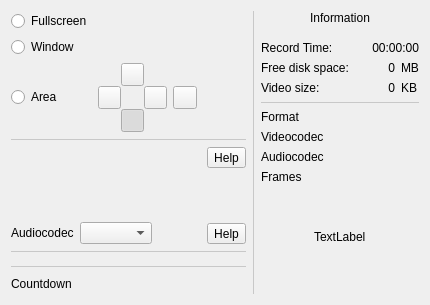
            <widget class="QWidget" name="tabScreen">
             <attribute name="icon">
              <iconset resource="../screencast.qrc">
               <normaloff>:/pictures/screencast/monitor.png</normaloff>:/pictures/screencast/monitor.png</iconset>
             </attribute>
             <attribute name="title">
              <string notr="true"/>
             </attribute>
             <layout class="QHBoxLayout" name="horizontalLayout_15">
              <item>
               <layout class="QVBoxLayout" name="verticalLayout_7">
                <item>
                 <layout class="QGridLayout" name="gridLayout_2">
                  <item row="1" column="0">
                   <widget class="QRadioButton" name="radioButtonScreencastWindow">
                    <property name="text">
                     <string>Window</string>
                    </property>
                    <attribute name="buttonGroup">
                     <string notr="true">buttonGroup</string>
                    </attribute>
                   </widget>
                  </item>
                  <item row="0" column="0">
                   <widget class="QRadioButton" name="radioButtonScreencastFullscreen">
                    <property name="text">
                     <string>Fullscreen</string>
                    </property>
                    <property name="checked">
                     <bool>false</bool>
                    </property>
                    <attribute name="buttonGroup">
                     <string notr="true">buttonGroup</string>
                    </attribute>
                   </widget>
                  </item>
                  <item row="2" column="3">
                   <spacer name="horizontalSpacer_2">
                    <property name="orientation">
                     <enum>Qt::Horizontal</enum>
                    </property>
                    <property name="sizeHint" stdset="0">
                     <size>
                      <width>40</width>
                      <height>20</height>
                     </size>
                    </property>
                   </spacer>
                  </item>
                  <item row="2" column="0">
                   <widget class="QRadioButton" name="radioButtonScreencastArea">
                    <property name="text">
                     <string>Area</string>
                    </property>
                    <attribute name="buttonGroup">
                     <string notr="true">buttonGroup</string>
                    </attribute>
                   </widget>
                  </item>
                  <item row="2" column="2">
                   <widget class="QToolButton" name="toolButtonScreencastAreaReset">
                    <property name="text">
                     <string notr="true"/>
                    </property>
                    <property name="icon">
                     <iconset resource="../screencast.qrc">
                      <normaloff>:/pictures/screencast/undo.png</normaloff>:/pictures/screencast/undo.png</iconset>
                    </property>
                   </widget>
                  </item>
                  <item row="2" column="1">
                   <widget class="QFrame" name="frame_area">
                    <property name="frameShape">
                     <enum>QFrame::NoFrame</enum>
                    </property>
                    <property name="frameShadow">
                     <enum>QFrame::Raised</enum>
                    </property>
                    <layout class="QHBoxLayout" name="horizontalLayout_7">
                     <property name="spacing">
                      <number>0</number>
                     </property>
                     <property name="leftMargin">
                      <number>0</number>
                     </property>
                     <property name="topMargin">
                      <number>0</number>
                     </property>
                     <property name="rightMargin">
                      <number>0</number>
                     </property>
                     <property name="bottomMargin">
                      <number>0</number>
                     </property>
                     <item>
                      <layout class="QGridLayout" name="gridLayout_area_taskbar">
                       <property name="spacing">
                        <number>0</number>
                       </property>
                       <item row="1" column="0">
                        <widget class="QToolButton" name="toolButton_area_left">
                         <property name="maximumSize">
                          <size>
                           <width>23</width>
                           <height>23</height>
                          </size>
                         </property>
                         <property name="toolTip">
                          <string notr="true">Taskbar is left</string>
                         </property>
                         <property name="text">
                          <string notr="true"/>
                         </property>
                         <property name="iconSize">
                          <size>
                           <width>23</width>
                           <height>23</height>
                          </size>
                         </property>
                         <property name="checkable">
                          <bool>true</bool>
                         </property>
                         <property name="autoExclusive">
                          <bool>true</bool>
                         </property>
                        </widget>
                       </item>
                       <item row="0" column="1">
                        <widget class="QToolButton" name="toolButton_area_top">
                         <property name="maximumSize">
                          <size>
                           <width>23</width>
                           <height>23</height>
                          </size>
                         </property>
                         <property name="toolTip">
                          <string notr="true">Taskbar is top</string>
                         </property>
                         <property name="text">
                          <string notr="true"/>
                         </property>
                         <property name="iconSize">
                          <size>
                           <width>23</width>
                           <height>23</height>
                          </size>
                         </property>
                         <property name="checkable">
                          <bool>true</bool>
                         </property>
                         <property name="autoExclusive">
                          <bool>true</bool>
                         </property>
                        </widget>
                       </item>
                       <item row="1" column="2">
                        <widget class="QToolButton" name="toolButton_area_right">
                         <property name="maximumSize">
                          <size>
                           <width>23</width>
                           <height>23</height>
                          </size>
                         </property>
                         <property name="toolTip">
                          <string notr="true">Taskbar is right</string>
                         </property>
                         <property name="text">
                          <string notr="true"/>
                         </property>
                         <property name="iconSize">
                          <size>
                           <width>23</width>
                           <height>23</height>
                          </size>
                         </property>
                         <property name="checkable">
                          <bool>true</bool>
                         </property>
                         <property name="autoExclusive">
                          <bool>true</bool>
                         </property>
                        </widget>
                       </item>
                       <item row="2" column="1">
                        <widget class="QToolButton" name="toolButton_area_bottom">
                         <property name="maximumSize">
                          <size>
                           <width>23</width>
                           <height>23</height>
                          </size>
                         </property>
                         <property name="toolTip">
                          <string notr="true">Taskbar is bottom</string>
                         </property>
                         <property name="text">
                          <string notr="true"/>
                         </property>
                         <property name="icon">
                          <iconset resource="../screencast.qrc">
                           <normaloff>:/pictures/screencast/accept.png</normaloff>:/pictures/screencast/accept.png</iconset>
                         </property>
                         <property name="iconSize">
                          <size>
                           <width>23</width>
                           <height>23</height>
                          </size>
                         </property>
                         <property name="checkable">
                          <bool>true</bool>
                         </property>
                         <property name="checked">
                          <bool>true</bool>
                         </property>
                         <property name="autoExclusive">
                          <bool>true</bool>
                         </property>
                        </widget>
                       </item>
                      </layout>
                     </item>
                    </layout>
                   </widget>
                  </item>
                  <item row="1" column="3">
                   <widget class="QWidget" name="widget_2" native="true"/>
                  </item>
                 </layout>
                </item>
                <item>
                 <widget class="Line" name="line_2">
                  <property name="styleSheet">
                   <string notr="true">color: rgb(200, 200, 200);</string>
                  </property>
                  <property name="frameShadow">
                   <enum>QFrame::Plain</enum>
                  </property>
                  <property name="orientation">
                   <enum>Qt::Horizontal</enum>
                  </property>
                 </widget>
                </item>
                <item>
                 <layout class="QGridLayout" name="gridLayout_6">
                  <item row="1" column="1">
                   <widget class="QToolButton" name="help_screencast_audiocodec">
                    <property name="toolTip">
                     <string>Help</string>
                    </property>
                    <property name="text">
                     <string notr="true">Help</string>
                    </property>
                   </widget>
                  </item>
                  <item row="0" column="1">
                   <layout class="QVBoxLayout" name="verticalLayout_20">
                    <item alignment="Qt::AlignTop">
                     <widget class="QToolButton" name="help_screencast_audio">
                      <property name="toolTip">
                       <string>Help</string>
                      </property>
                      <property name="text">
                       <string notr="true">Help</string>
                      </property>
                     </widget>
                    </item>
                    <item>
                     <spacer name="verticalSpacer_3">
                      <property name="orientation">
                       <enum>Qt::Vertical</enum>
                      </property>
                      <property name="sizeHint" stdset="0">
                       <size>
                        <width>20</width>
                        <height>40</height>
                       </size>
                      </property>
                     </spacer>
                    </item>
                   </layout>
                  </item>
                  <item row="0" column="0" rowspan="2">
                   <widget class="QFrame" name="frame_audio">
                    <property name="frameShape">
                     <enum>QFrame::NoFrame</enum>
                    </property>
                    <property name="frameShadow">
                     <enum>QFrame::Raised</enum>
                    </property>
                    <layout class="QVBoxLayout" name="verticalLayout_14">
                     <property name="leftMargin">
                      <number>0</number>
                     </property>
                     <property name="topMargin">
                      <number>0</number>
                     </property>
                     <property name="bottomMargin">
                      <number>0</number>
                     </property>
                     <item>
                      <widget class="QScrollArea" name="scrollAreaAudioDevice">
                       <property name="sizePolicy">
                        <sizepolicy hsizetype="Expanding" vsizetype="Minimum">
                         <horstretch>0</horstretch>
                         <verstretch>0</verstretch>
                        </sizepolicy>
                       </property>
                       <property name="accessibleName">
                        <string notr="true"/>
                       </property>
                       <property name="frameShape">
                        <enum>QFrame::NoFrame</enum>
                       </property>
                       <property name="widgetResizable">
                        <bool>true</bool>
                       </property>
                       <property name="alignment">
                        <set>Qt::AlignLeading|Qt::AlignLeft|Qt::AlignTop</set>
                       </property>
                       <widget class="QWidget" name="scrollAreaWidgetContentsAudioDevices">
                        <property name="geometry">
                         <rect>
                          <x>0</x>
                          <y>0</y>
                          <width>16</width>
                          <height>16</height>
                         </rect>
                        </property>
                        <property name="accessibleName">
                         <string notr="true"/>
                        </property>
                        <layout class="QVBoxLayout" name="verticalLayoutAudioDevices">
                         <property name="spacing">
                          <number>3</number>
                         </property>
                         <property name="leftMargin">
                          <number>0</number>
                         </property>
                         <property name="topMargin">
                          <number>6</number>
                         </property>
                         <property name="rightMargin">
                          <number>6</number>
                         </property>
                         <property name="bottomMargin">
                          <number>0</number>
                         </property>
                        </layout>
                       </widget>
                      </widget>
                     </item>
                     <item>
                      <layout class="QHBoxLayout" name="horizontalLayout_37">
                       <item>
                        <widget class="QLabel" name="labelAudioCodec">
                         <property name="text">
                          <string>Audiocodec</string>
                         </property>
                        </widget>
                       </item>
                       <item>
                        <widget class="QComboBox" name="comboBoxAudioCodec">
                         <property name="sizeAdjustPolicy">
                          <enum>QComboBox::AdjustToContents</enum>
                         </property>
                        </widget>
                       </item>
                       <item>
                        <spacer name="horizontalSpacer_14">
                         <property name="orientation">
                          <enum>Qt::Horizontal</enum>
                         </property>
                         <property name="sizeHint" stdset="0">
                          <size>
                           <width>40</width>
                           <height>20</height>
                          </size>
                         </property>
                        </spacer>
                       </item>
                      </layout>
                     </item>
                    </layout>
                   </widget>
                  </item>
                 </layout>
                </item>
                <item>
                 <widget class="Line" name="line_6">
                  <property name="styleSheet">
                   <string notr="true">color: rgb(200, 200, 200);</string>
                  </property>
                  <property name="frameShadow">
                   <enum>QFrame::Plain</enum>
                  </property>
                  <property name="orientation">
                   <enum>Qt::Horizontal</enum>
                  </property>
                 </widget>
                </item>
                <item>
                 <widget class="QFrame" name="frame_video">
                  <property name="frameShape">
                   <enum>QFrame::NoFrame</enum>
                  </property>
                  <layout class="QVBoxLayout" name="verticalLayout_8">
                   <property name="leftMargin">
                    <number>0</number>
                   </property>
                   <property name="topMargin">
                    <number>0</number>
                   </property>
                   <property name="rightMargin">
                    <number>0</number>
                   </property>
                   <property name="bottomMargin">
                    <number>0</number>
                   </property>
                  </layout>
                 </widget>
                </item>
                <item>
                 <widget class="Line" name="line_3">
                  <property name="styleSheet">
                   <string notr="true">color: rgb(200, 200, 200);</string>
                  </property>
                  <property name="frameShadow">
                   <enum>QFrame::Plain</enum>
                  </property>
                  <property name="orientation">
                   <enum>Qt::Horizontal</enum>
                  </property>
                 </widget>
                </item>
                <item>
                 <layout class="QHBoxLayout" name="horizontalLayout_10">
                  <item>
                   <widget class="QLabel" name="labelScreencastCountdownText">
                    <property name="text">
                     <string>Countdown</string>
                    </property>
                   </widget>
                  </item>
                  <item>
                   <spacer name="horizontalSpacer_3">
                    <property name="orientation">
                     <enum>Qt::Horizontal</enum>
                    </property>
                    <property name="sizeHint" stdset="0">
                     <size>
                      <width>40</width>
                      <height>20</height>
                     </size>
                    </property>
                   </spacer>
                  </item>
                 </layout>
                </item>
               </layout>
              </item>
              <item>
               <widget class="Line" name="line_5">
                <property name="styleSheet">
                 <string notr="true">color: rgb(200, 200, 200);</string>
                </property>
                <property name="frameShadow">
                 <enum>QFrame::Plain</enum>
                </property>
                <property name="orientation">
                 <enum>Qt::Vertical</enum>
                </property>
               </widget>
              </item>
              <item>
               <layout class="QGridLayout" name="gridLayout_8">
                <property name="bottomMargin">
                 <number>10</number>
                </property>
                <item row="4" column="0">
                 <spacer name="verticalSpacer_22">
                  <property name="orientation">
                   <enum>Qt::Vertical</enum>
                  </property>
                  <property name="sizeHint" stdset="0">
                   <size>
                    <width>20</width>
                    <height>40</height>
                   </size>
                  </property>
                 </spacer>
                </item>
                <item row="1" column="0">
                 <layout class="QGridLayout" name="gridLayout_9">
                  <property name="topMargin">
                   <number>10</number>
                  </property>
                  <item row="2" column="3">
                   <widget class="QLabel" name="label_30">
                    <property name="text">
                     <string notr="true">KB</string>
                    </property>
                   </widget>
                  </item>
                  <item row="8" column="1">
                   <widget class="QLabel" name="label_29">
                    <property name="text">
                     <string>Frames</string>
                    </property>
                   </widget>
                  </item>
                  <item row="7" column="2" colspan="2">
                   <widget class="QLabel" name="labelInfoAudiocodec">
                    <property name="text">
                     <string notr="true"/>
                    </property>
                   </widget>
                  </item>
                  <item row="1" column="1">
                   <widget class="QLabel" name="label_19">
                    <property name="text">
                     <string>Free disk space:</string>
                    </property>
                   </widget>
                  </item>
                  <item row="7" column="1">
                   <widget class="QLabel" name="label_27">
                    <property name="text">
                     <string>Audiocodec</string>
                    </property>
                   </widget>
                  </item>
                  <item row="8" column="2" colspan="2">
                   <widget class="QLabel" name="labelInfoFrames">
                    <property name="text">
                     <string notr="true"/>
                    </property>
                   </widget>
                  </item>
                  <item row="5" column="1">
                   <widget class="QLabel" name="label_31">
                    <property name="text">
                     <string>Format</string>
                    </property>
                   </widget>
                  </item>
                  <item row="0" column="1">
                   <widget class="QLabel" name="label_33">
                    <property name="text">
                     <string>Record Time:</string>
                    </property>
                   </widget>
                  </item>
                  <item row="5" column="2" colspan="2">
                   <widget class="QLabel" name="labelInfoFormat">
                    <property name="text">
                     <string notr="true"/>
                    </property>
                   </widget>
                  </item>
                  <item row="2" column="1">
                   <widget class="QLabel" name="label_20">
                    <property name="text">
                     <string>Video size:</string>
                    </property>
                   </widget>
                  </item>
                  <item row="2" column="2">
                   <widget class="QLabel" name="labelVideoSize">
                    <property name="text">
                     <string notr="true">0</string>
                    </property>
                    <property name="alignment">
                     <set>Qt::AlignRight|Qt::AlignTrailing|Qt::AlignVCenter</set>
                    </property>
                   </widget>
                  </item>
                  <item row="6" column="1">
                   <widget class="QLabel" name="label_28">
                    <property name="text">
                     <string>Videocodec</string>
                    </property>
                   </widget>
                  </item>
                  <item row="4" column="1" colspan="3">
                   <widget class="Line" name="line_4">
                    <property name="styleSheet">
                     <string notr="true">color: rgb(200, 200, 200);</string>
                    </property>
                    <property name="frameShadow">
                     <enum>QFrame::Plain</enum>
                    </property>
                    <property name="orientation">
                     <enum>Qt::Horizontal</enum>
                    </property>
                   </widget>
                  </item>
                  <item row="0" column="2" colspan="2">
                   <widget class="QLabel" name="labelInfoRecordTime">
                    <property name="text">
                     <string notr="true">00:00:00</string>
                    </property>
                    <property name="alignment">
                     <set>Qt::AlignRight|Qt::AlignTrailing|Qt::AlignVCenter</set>
                    </property>
                   </widget>
                  </item>
                  <item row="1" column="3">
                   <widget class="QLabel" name="label_32">
                    <property name="text">
                     <string notr="true">MB</string>
                    </property>
                   </widget>
                  </item>
                  <item row="1" column="2">
                   <widget class="QLabel" name="labelFreeSize">
                    <property name="minimumSize">
                     <size>
                      <width>40</width>
                      <height>0</height>
                     </size>
                    </property>
                    <property name="text">
                     <string notr="true">0</string>
                    </property>
                    <property name="alignment">
                     <set>Qt::AlignRight|Qt::AlignTrailing|Qt::AlignVCenter</set>
                    </property>
                   </widget>
                  </item>
                  <item row="6" column="2" colspan="2">
                   <widget class="QLabel" name="labelInfoVideocodec">
                    <property name="text">
                     <string notr="true"/>
                    </property>
                   </widget>
                  </item>
                  <item row="9" column="2">
                   <spacer name="verticalSpacer_5">
                    <property name="orientation">
                     <enum>Qt::Vertical</enum>
                    </property>
                    <property name="sizeHint" stdset="0">
                     <size>
                      <width>20</width>
                      <height>40</height>
                     </size>
                    </property>
                   </spacer>
                  </item>
                 </layout>
                </item>
                <item row="0" column="0" alignment="Qt::AlignHCenter">
                 <widget class="QLabel" name="label_18">
                  <property name="text">
                   <string>Information</string>
                  </property>
                 </widget>
                </item>
                <item row="2" column="0" alignment="Qt::AlignHCenter">
                 <widget class="QLabel" name="label_Upate_tab_2">
                  <property name="text">
                   <string notr="true">TextLabel</string>
                  </property>
                  <property name="openExternalLinks">
                   <bool>true</bool>
                  </property>
                 </widget>
                </item>
               </layout>
              </item>
             </layout>
            </widget>
